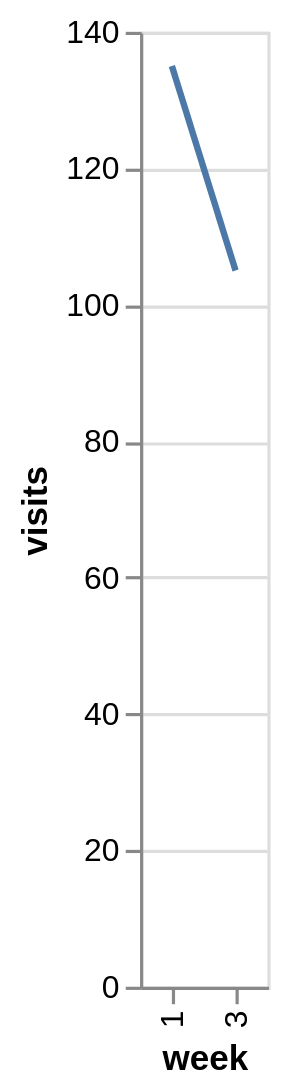

Describe this chart as a Vega-Lite specification.
### Vega-Lite specification from a JSON file in a GitHub repository (floating-point values rounded to 4 significant figures)
{"$schema": "https://vega.github.io/schema/vega-lite/v5.json", "description": "Uses a line mark, a regression transform and a band position, which are recognized but not drawn yet.", "data": {"values": [{"week": 1, "visits": 120}, {"week": 2, "visits": 150}, {"week": 3, "visits": 90}]}, "transform": [{"regression": "visits", "on": "week"}], "mark": "line", "encoding": {"x": {"field": "week", "type": "ordinal"}, "y": {"field": "visits", "type": "quantitative", "bandPosition": 0.5}}}
